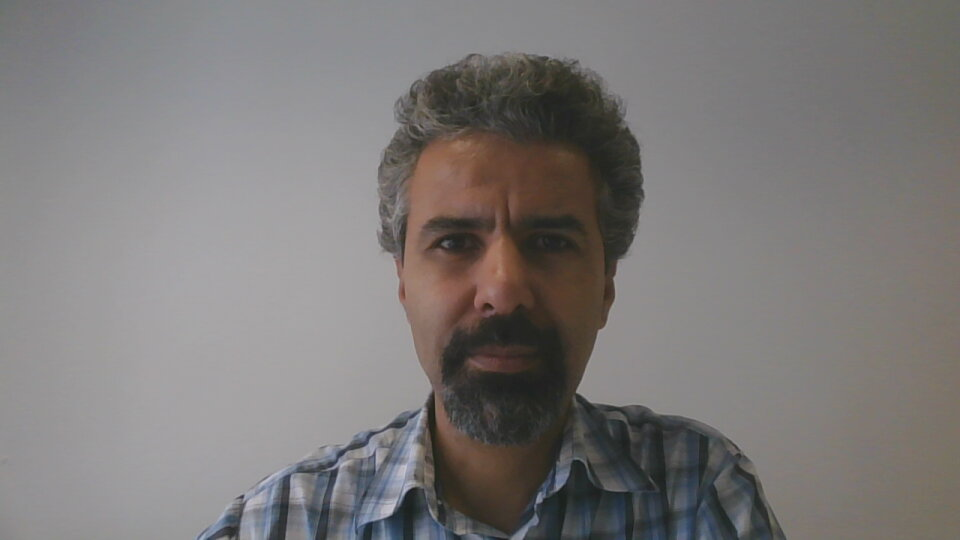
#> input picture notebooks/photo.jpg, 960 x 540 px, found by its file name
$ jupyter execute Ek2_NumpyHizliTekrar.ipynb   (shell and % lines are left out)
#> lines starting #> are read from the running program, lines starting #| are printed output that depends on the picture; after the words box and inside, x2 and y2 are one past the last pixel; in counts of white or black regions, pixels touching at a corner belong together
# Numpy Hızlı Tekrar

<a href="https://colab.research.google.com/drive/1agCWwlFuK9Xay1VQdIbsPrG59rIRcubd?usp=sharing" target="_parent"></a>

## Numpy Hızlı Tekrar

Bu defter numpy kütüphanesinin tanıtımını hedefler. [Numpy](https://docs.scipy.org/doc/numpy/genindex.html), dizi işlemleri için tercih edilen bir kütüphane olması sebebiyle sayısal sinyal işleme işlemlerinde sık kullanılır.

Numpy kütüphanesini aşağıdaki gibi yükleyebiliriz.

[cell 1]
import numpy as np

### Dizi tanımlama ve dizi temel özellikleri

Numpy kütüphanesinin temel veri sınıfı ndarray'dir. Örnekle başlayalım. Oluşturduğumuz dizilerin özellikleri incelemek için bir fonksiyon (ozellikleri_yazdir()) tanımlayıp kullanacağız.

Bir numpy dizisinin bir listeden ilk temel farkı elemanların türü açısından homojen olmasıdır; Listeye farklı türde (metin, bool, sayı,...) elemanlar yerleştirebilirken numpy dizisine sadece bir türde elemanlar yerleştiriyor olacağız. Diziyi tanımlarken numpy bizim için uygun türü seçecek (ihtiyaç duyduğumuzda (örneğin hafızayı daha verimli kullanmak istediğimizde) kendimiz de belirleyebiliriz).

[cell 2]
def ozellikleri_yazdir(x):
  print('dizi içeriği =\n', x, '\n')
  print('Dizi türü: ', type(x), ', .dtype = ',x.dtype, ', .ndim = ',x.ndim, ', .size = ', x.size)
  print('.shape = ',x.shape)
  print()
#-----------------

#Tek boyutlu dizi tanımlama
ornek_dizi = np.array([1, 2, 3, 4.5])
ozellikleri_yazdir(ornek_dizi)

Oluşturduğumuz dizinin içerisinde tam sayılar ve bir ondalık sayı bulunmaktaydı. Dizinin kullandığı veri türü için dtype =  float64 seçildi. Elemanlardan birisini metin olarak girmeyi deneyelim:

[cell 3]
ornek_dizi = np.array([1, 2, 3, 'test'])
ozellikleri_yazdir(ornek_dizi)

Tüm elemanların metin türüne dönüştürüldüğünü ve veri türünün karakter dizisi olarak seçildiğini görüyoruz. (dtype türleri için [bakınız](https://numpy.org/doc/stable/reference/arrays.dtypes.html)).

Kendimiz belirlemek istediğimizde alttaki örnekteki gibi sona dtype türünü tanımlayabiliriz.

[cell 4]
ornek_dizi = np.array([1, 2, 3, 4.0], dtype='uint8')
ozellikleri_yazdir(ornek_dizi)

np.array() fonksiyonu, bu örnekte gerekli dönüşümü yaparak elemanları uint8 türünde kaydetti. Sondaki gibi tür tercihini belirtmediğinizde veri türü float64 olarak seçilecek (tüm elemanlar ondalık sayıya dönüştürülecek) ve uint8'e göre hafızada 8 kat daha fazla yer tutan bir dizimiz olacaktır.

[cell 5]
ornek_dizi = np.array([1, 2, 3, 4.0])
ozellikleri_yazdir(ornek_dizi)

Kompleks sayılar içeren bir dizi oluşturmak istersek:

[cell 6]
ornek_dizi = np.array( [ [1,2], [3,4] ], dtype=complex )
ozellikleri_yazdir(ornek_dizi)

Hafızada kaplanan yerin problem olduğu noktaya gelinceye kadar bu detayları gözardı edelim ve tür seçme işini numpy'a bırakalım.

List varken neden numpy-array kullanalım? Birçok pratik neden var.  Nedenlerden birisi hız. Aşağıda, aynı işlemi (1'den 1 milyona kadar sayılar toplamı) liste kullanarak ve numpy-array kullanarak yapan kod örnekleri var.

*%timeit* işlemin aldığı ortalama süreyi hesaplamak için defalarca çalıştırıp, toplam süreyi tekrar çalıştırma sayısına bölerek elde ettiği ortalama süreyi ekrana yazdıracak. Liste kullanarak ve numpy-array kullanarak yapılan işlemler için harcanan süreleri karşılaştırınız.

[cell 7]
# Büyük bir list için toplama işlemi hızını kontrol edelim
test_list = list(range(1000000))
print('Liste kullanılarak harcanan süre:')
sum(test_list)

[cell 8]
# Büyük bir ndarray için toplama işlemi hızını kontrol edelim
test_nparray = np.array(test_list)
print('Numpy-dizisi kullanılarak harcanan süre:')
np.sum(test_nparray)

Aynı içerikli numpy-array ile toplama işleminin çok daha hızlı gerçekleştiğini görüyoruz.

#### Düzenli artan/azalan elemanlar içeren dizilerin oluşturulması

Birçok uygulamada bir sayıdan diğerine kadar artan değerleri içeren diziler oluşturmaya ihtiyaç duyarız. Örneğin 10 boyutlu bir kolleksiyonun öğelerine erişmek için endeksler dizisi oluşturmak isteyebilirsiniz. Alttaki gibi yapabilirsiniz:

[cell 9]
endeksler = np.arange(10)
endeksler

[numpy.arange() dökümantasyonunda](https://numpy.org/doc/stable/reference/generated/numpy.arange.html) görebileceğiniz gibi .arange() girdi olarak $[baslangıç] bitiş,[adım]$ bilgilerini alıyor. Köşeli parantez içerisindeki girdiler opsiyonel. Verilmedikleri durumda $baslangıç = 0$, $adım = 1$ kabul ediliyor. $Bitiş$ değeri diziye dahil edilmiyor. Örnekleri inceleyiniz.

[cell 10]
# 5-10 arası sayılar (bitiş hariç)
np.arange(5, 10)

[cell 11]
# 5-50 arası sayılar, 10'luk adımlarla
np.arange(5, 50, 10)

[cell 12]
# 30-20 arası sayılar, -1'luk adımlarla
np.arange(30, 20, -1)

### Çok boyutlu diziler

Yukarıdaki örneklerimiz tek boyutlu idi (özelleklier arasında $.ndim = 1$ olarak gösteriliyordu).

Çok boyutlu dizileri çok farklı şekillerde yaratabilirsiniz. Altta ilk örnekte tüm elemanlar girilerek, ikinci örnekte önce tek boyutlu bir dizi yaratılıp daha sonra reshape() fonksiyonu ile iki boyutlu diziye dönüştürülerek diziler oluşturuluyor.

[cell 13]
# İki boyutlu dizi oluşturma örnekleri
ornek_dizi1 = np.array([[1.0, 2, -1],[3, 4, -2]])
ozellikleri_yazdir(ornek_dizi1)

ornek_dizi2 = np.arange(15).reshape(3, 5)
ozellikleri_yazdir(ornek_dizi2)

$ndim$ (number of dimensions) özelliği 2 değerini aldı. $size$ eleman sayısını, $shape$ ise oluşturduğumuz matrisin boyutlarını taşıyor.

Elemanlara erişmek istediğimizde liste elemanlarına ulaşırken kullandığımız köşeli parantez içerisinde endeks kullanacağız. Önce tek boyutlu dizide örnek görelim:

[cell 14]
ornek_dizi = np.array([12, 24, 36])
# 1 endeksli elemanı (dizinin 2. elemanı) yazdıralım
print(ornek_dizi[1])

İki ve daha fazla boyutlu diziler *dizi-dizisi* olarak organize olmuşlardır ve temel öğe satırdır. Alttaki örneği inceleyiniz.

[cell 15]
a = np.array([[1, 2, 3], [4, 5, 6]])
print('a =\n', a, '\n')
print('ilk satır: a[0] = ', a[0])
print('ikinci satır: a[1] = ', a[1])
print('ikinci satır, birinci sütun: a[1, 0] = ', a[1, 0])

İterasyon ile iki boyutlu dizi öğelerine erişmek istediğinizde ilk iterasyonun $s$ değişkeni içerisine satırları döndüreceğini, daha sonra içteki döngüde satırdan tekil elemanların $d$ değişkeni içerisine kopyalandığını göreceksiniz.

[cell 16]
for s in a:
  print('s = ', s)
  for d in s:
    print('d = ', d)

### Boyut bilgisine erişim ve değiştirme

Zaman zaman dizilerin (örneğin bir fonksiyonun aldığı dizinin) boyutlarına erişmeye ihtiyaç duyacaksınız. Bazen de değiştirmeniz gerekecek. Örnek görelim.

[cell 17]
a = np.array([[15, 25, 35],[40, 50, 60]])
print(a)
print("Önceki boyut: a.shape = ", a.shape)

print('.reshape(3,2) işlemi sonrasında')
a = a.reshape(3,2)
print(a)
print('Sonraki boyut:', a.shape)

Çok boyutlu dizileri tek boyutluya indirme görece sık yapılan bir işlemdir, alttaki fonksiyonlardan birini kullanabilirsiniz.

[cell 18]
print(a.flatten('C')) # satıra göre
print(a.ravel()) # alternatif
print(a.flatten('F')) # sütuna göre

Makine öğrenmesi ve sinyal işlemede sıkça içi sıfırla, 1'le veya rasgele sayılarla dolu diziler oluşturmaya ihtiyaç duyarız. Örnekler görelim.

[cell 19]
# Sıfırla dolu dizi oluşturma
a = np.zeros((3,4));
a

[cell 20]
# Birlerle dolu, eleman türü int16 olan üç boyutlu dizi oluşturma
a = np.ones((2,3,4), dtype=np.int16)
a

[cell 21]
# Diyagonal matris oluşturma
d = np.eye(5)
d

[cell 22]
# Rasgele sayılar içeren dizi oluşturma
a = np.random.random((3,3))
a

### Numpy dizi işleme fonksiyonları

[cell 23]
# Min, max, mean, sum, ... gibi işlemleri dizinin üzerinden çağırarak
#  veya fonksiyon içerisine diziyi göndererek gerçekleştirebilirsiniz
print('Min: ',a.min(), ', Max: ',a.max(), ', Mean: ',a.mean())
print('Min: ',np.min(a), ', Max: ',np.max(a), ', Mean: ',np.mean(a))

[cell 24]
# Eksponansiyel ve kare kök alma örnekleri
print('np.exp(a) = ',np.exp(a),'\n')
print('np.sqrt(a) = ',np.sqrt(a))

## İçeriğe erişim (İng: [slicing](https://towardsdatascience.com/slicing-numpy-arrays-like-a-ninja-e4910670ceb0))

Aşağıdaki şekilde erişim örneklerini inceleyiniz ve alttaki uygulamayı yapınız.

Kaynak: https://www.geeksforgeeks.org/numpy-indexing/

**UYGULAMA**:

Alttaki dizide renklendirilerek işaretlenen verileri yazdırmak için gerekli kod satırlarını yazınız.

[cell 25]
# Uygulamayı bu dizi üzerinde yapınız
arr = np.arange(12).reshape(4,3)
print('dizi =\n', arr, '\n')

# Kodunuzu buraya yazınız

ÇÖZÜM:

[cell 26]
# [10 lines of commented-out code are left out]

Bazen dizi elemanlarına erişmek için kullanacağınız endeksleri başka bir dizi içerisinde tutmanız gerekecek. Örnek:

[cell 27]
# Endeks dizisi oluşturup kullanmak
dizi = np.array([10, 20, 30, 40, 50])
endeksler = np.array([0, 2, 3])
print('Dizi: ', dizi)
print('Endeksler: ', endeksler)
print('Endeks dizisini kullanarak seçilmiş veri: dizi[endeksler] = ',dizi[endeksler])

Dizi birleştirme işlemlerine de ihtiyaç duyacağız. Matrisleri yanyana veya altalta koymamız gerektiği durumlar olacak. Örnekleri inceleyiniz.

[cell 28]
# Örneklerimiz için rasgele değerler içeren iki adet 2x2 matris kullanalım
a = np.floor(10*np.random.random((2,2)))
b = np.floor(10*np.random.random((2,2)))
print('a =\n', a,'\n')
print('b =\n',b)

[cell 29]
# Dikey birleştirme (İng: vertical stack), altalta koyar
np.vstack((a, b))

[cell 30]
# Yatay birleştirme (İng: horizontal stack), yanyan koyar
np.hstack((a, b))

### Boolean dizi endeksleri kullanmak

Sayıları kullandığımız gibi boolean değerleri de $True => dahil et$ , $False => hariç bırak$ anlamını taşıyacak şekilde kullanabiliriz. Örneği inceleyiniz.

[cell 31]
ornek_dizi = np.array([1, 3, 5, 7])
ornek_dizi[np.array([True, False, True, False])] # ['dahil et', 'hariç bırak, 'dahil et', 'hariç bırak]

[ ] arasına yazılmış olan diziye 'boolean index' dizisi adı veriliyor. Ayrıca tanımlayıp kullanabilirdik:

[cell 32]
bool_endeks = np.array([True, False, True, False])
ornek_dizi[bool_endeks]

Peki nerede işimize yarayacak? Belirli kurallar kullanarak verilere erişmek istediğimizde. Örneğin üstteki diziden, dizideki 4'ten büyük değerleri içeren yeni bir dizi oluşturmak istediğinizi düşünün.

[cell 33]
bool_endeks = ornek_dizi > 4
bool_endeks

[cell 34]
secilmis_dizi = ornek_dizi[bool_endeks]
secilmis_dizi

Doğrudan da (ayrıca bir boolean endeks dizisi tanımlamadan ama kullanarak) yazabilirdik

[cell 35]
secilmis_dizi = ornek_dizi[ornek_dizi > 4] # örnek dizinin içerisinde 4'ten büyük olanları al
secilmis_dizi

**Boolean diziler arasında mantık işlemleri:**

Birden fazla kural kullanarak seçme yapmak istediğimizde boolean-endeks dizilerini mantık işlemleriyle birleştirmemiz gerekir.

$and, or, not$ tekil True-False değerleriyle işlem yapar. 'bitwise' işlemler için kullanılan operatörler ise şunlardır: $&(and), |(or), ~ (not)$

[cell 36]
# Önce operatörün işletilmesine örek görelim: iki boolean dizi arasında 've' işlemi yapılması
np.array([True, False, True]) & np.array([False, True, True])

Şimdi diziden örnek seçme örneği görelim. Dizin elemanlarının 5 ile 10 arasında olanlarını almak istediğimizi düşünelim.

[cell 37]
dizi = np.array([1, 3, 5, 7, 9, 11, 13, 15])
dizi[(dizi >= 5) & (dizi <= 10)]

Bu seçilenlerin endekslerinin hangileri olduğuna erişmek isteyebiliriz

[cell 38]
np.nonzero((dizi >= 5) & (dizi <= 10)) # True olan yerleri/endeksleri yazdırır

Başka bir örnek:

[cell 39]
a = np.array([10,2,30,4,5])
b = np.array([1,20,3,40,5])

# a'nın b'den büyük olduğu değerlerin endeksleri
np.nonzero(a>b)

Bir boolean dizisinde bütün değerler doğru mu veya en az bir değer doğru var mı kontrol edebiliriz: .any(), .all()

[cell 40]
x = np.array([True, True, True, True])
y = np.array([True, True, True, False])
z = np.array([False, False, False, False])

[cell 41]
print('x.any() = ',x.any(),', y.any() = ',y.any(),', z.any() = ',z.any())
print('x.all() = ',x.all(),', y.all() = ',y.all(),', z.all() = ',z.all())

Buna ihtiyaç duyduğumuz nokta: örneğin bize verilen bir büyük tabloda NaN değerleri bulunup bulunmadığını kontrol etmek istiyoruz. np.isnan fonksiyonu ile her elemanın nan olup olmadığını değer olarak içeren bir dizi oluşturup daha sonra 'içinde en az bir True var  mı?' işlemini yapabiliriz:

[cell 42]
dizi = np.array([[1,2,3],[4,np.nan,6]])
nan_karar_dizisi = np.isnan(dizi)
print('Karar dizisi:\n', nan_karar_dizisi, '\n')
print('içinde en az bir nan değer var mı?:', nan_karar_dizisi.any())

### Numpy dizileri arasında matematik işlemleri

Aşağıda temel işlemler örneklendirilmiştir. Örnekleri inceleyiniz.

[cell 43]
a = np.array([[1, 2, 3], [3, 4, 5], [5, 6, 7]])
b = np.array([[1, 0, 0], [0, 1, 0], [0, 0, 1]])
print('a =\n', a, '\n')
print('b =\n', b, '\n')

[cell 44]
print('a + b =\n', a + b)

[cell 45]
print('b / a =\n', b / a)

[cell 46]
print('a * b =\n', a * b) # eleman elemana çarpım

Matris/vektör işlemleri

[cell 47]
print('a.dot(b) =\n', a.dot(b))

Lineer cebir işlemleri için bakınız:

https://docs.scipy.org/doc/numpy/reference/routines.linalg.html

### Farklı boyutlu diziler arası işlemler (İng: broadcasting)

Boyutu farklı diziler arasında işlemleri yapmaya da ihtiyaç duyacağız. Örnekleri inceleyiniz:

[cell 48]
a + 100 # 2 boyutlu bir diziye sayı ekle -> 'broadcast'

[cell 49]
a + np.array([10,100,1000]) # satır ekle -> 'broadcast'

[cell 50]
a + np.array([[10],[100],[1000]]) # sütun ekle -> 'broadcast'

[cell 51]
# Diyezi kaldırıp kodu deneyebilirsiniz
# a + np.array([10,100]) # boyut tekrarlanabilir olmadığında hata alacağız

Dizi işlemlerine dair kaynakça için [bakınız](https://docs.scipy.org/doc/numpy/reference/routines.html#routines).

**UYGULAMA:**

Aşağıdaki hücre 0.1 saniye süren 50 Hz'lik bir sinüs dalgasını 5kHz örnekleme frekansında oluşturuyor ve ilk 10 örneği ekrana yazdırıyor.

[cell 52]
import math
t = np.arange(0, 0.1, 1/5000) # t, 0-1 saniye arası 1/5000 adımlarla zaman değerlerini içeriyor
dalga = np.sin(2 * math.pi * 50 * t) # dalga dizisi içerisine sinyalimizin değerleri yerleştiriliyor
print('ilk 10 ornek: ', dalga[:10])

$dalga$ dizisindeki değerleri $t$ dizisindeki değerlere göre 2 boyutlu (zaman-değer) uzayda çizdirelim.

[cell 53]
import matplotlib.pyplot as plt
plt.plot(t, dalga, '.')
plt.grid();plt.xlabel('Zaman (saniye)');plt.ylabel('Genlik');
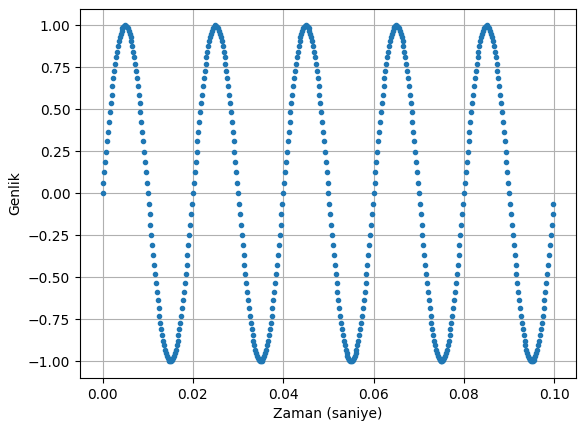
#> figure drawn by matplotlib, 1 panel; curve peaks at x = 0.005, y = 1

**UYGULAMA:**

Sinyalin negatif olan değerlerini sıfıra eşleyip (İng: half wave rectification) tekrar çizdiren kod parçası yazınız.

[cell 54]
# kodunuzu buraya yazınız

CEVAP:

[cell 55]
#@title
dalga[dalga < 0] = 0
plt.plot(t, dalga, '.')
plt.grid();plt.xlabel('Zaman (saniye)');plt.ylabel('Genlik');
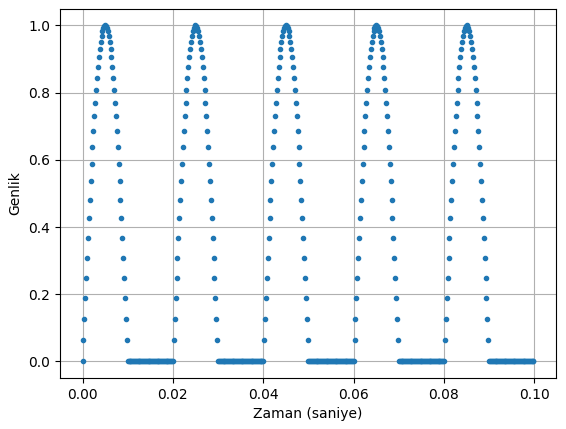
#> figure drawn by matplotlib, 1 panel; curve peaks at x = 0.005, y = 1

**UYGULAMA:**

Aşağıda bir görüntü dosyasının okunup çizdirilmesiyle ilgili örnekler verilmiştir. Aralarda tanımlı küçük hedefleri gerçekleştiren kodları yazınız.

Matplotlib kütüphanesi ile görüntü çizdirme için hızlı yardım için [bakınız](https://matplotlib.org/stable/tutorials/introductory/images.html#sphx-glr-tutorials-introductory-images-py).

Renkli bir görüntüyü dosyadan okuyup griye dönüştüreceğiz. Bu, bize iki boyutlu bir görüntü üzerinde çalışma imkanı verecek.

[cell 56]
import numpy as np
import cv2
from matplotlib import pyplot as plt
import requests

# Resim dosyasının indirilmesi
link = 'https://github.com/barisbozkurt/dataDumpForCourses/raw/master/photo.jpg'
r = requests.get(link, allow_redirects=True)
open('photo.jpg', 'wb').write(r.content)

# CV2 küyüphanesi ile görüntü okuma, renk dönüştürme işlemleri
goruntu_piksel_matrisi_renkli = cv2.imread('photo.jpg') # Görüntüyü dosyadan okuma
#> goruntu_piksel_matrisi_renkli is the input picture: shape (540, 960, 3); mean B, G, R 120, 121.1, 124.3

# Renkli görüntüyü griye dönüştürme. Bunu her piksel için tek sayı ile temsil
#  elde edip uygulamamızı kolaylaştırmak için yapıyoruz
goruntu_piksel_matrisi_gri = cv2.cvtColor(goruntu_piksel_matrisi_renkli, cv2.COLOR_BGR2GRAY)
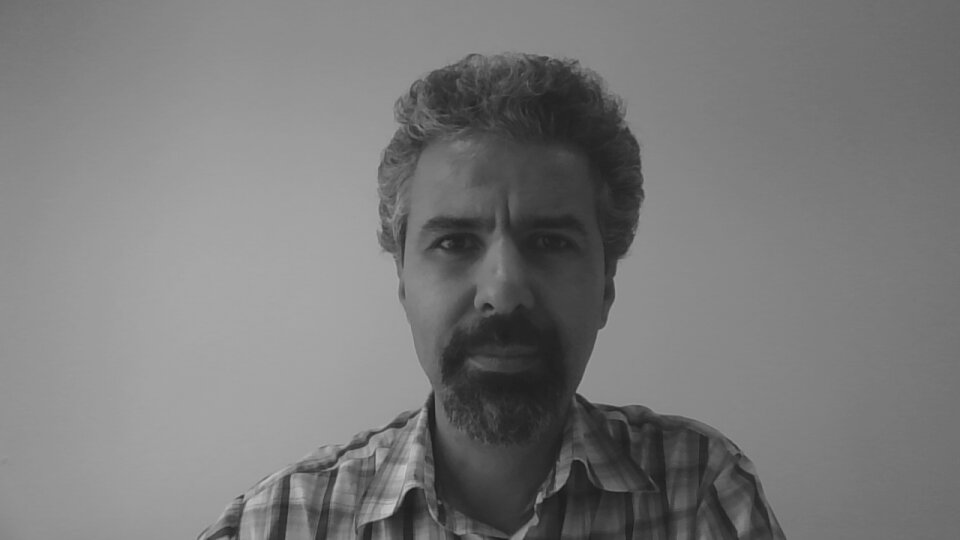
#> goruntu_piksel_matrisi_gri: shape (540, 960); min 25, max 201, mean 121.9

# Görüntüyü çizdirme (çizdirebilmek için gri-görüntüyü tekrar geri dönüştürmemiz gerekti)
plt.imshow(cv2.cvtColor(goruntu_piksel_matrisi_gri, cv2.COLOR_GRAY2RGB))
plt.title('Orjinal');

Görüntümüz bir numpy-array içerisinde. Boyut bilgileri bize satır ve sütun sayısını verecektir

[cell 57]
# Görüntünün boyutları
satirSayisi, sutunSayisi = goruntu_piksel_matrisi_gri.shape
#> satirSayisi = 540; sutunSayisi = 960
print("Satır sayısı: ", satirSayisi)
#| Satır sayısı:  540
print("Sutun sayısı: ", sutunSayisi)
#| Sutun sayısı:  960

Uygulama 1 ) Görüntünün sol üst dörtte birlik bölümünü çizdiren bir kod parçası yazınız

[cell 58]
# kodunuzu buraya yazınız

ÇÖZÜM:

[cell 59]
#@title
# Görüntünün ilk çeyreğini gösteren bir kod satırı yazınız
plt.imshow(cv2.cvtColor(goruntu_piksel_matrisi_gri[:satirSayisi//2,:sutunSayisi//2], cv2.COLOR_GRAY2RGB));
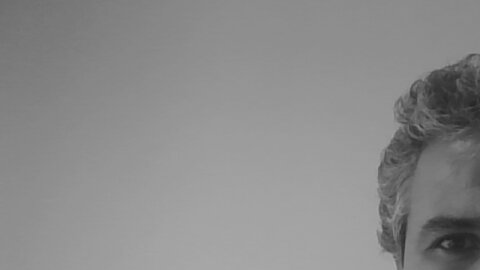
#> shown: shape (270, 480, 3); min 34, max 167, mean 138.7

Görüntümüze biraz gürültü ekleyelim. 100 pixel'de rastgele seçilmiş bir tanesini 0 (koyu siyah) yaparak gürültü ekleyebiliriz

[cell 60]
#Gürültü ekleme: her 100 pixel'den birisini 0'a eşleyerek görüntümüzü bozalım
for i in range(satirSayisi):
  for j in range(sutunSayisi):
    if(np.random.random() < 0.01):
      goruntu_piksel_matrisi_gri[i,j]=0
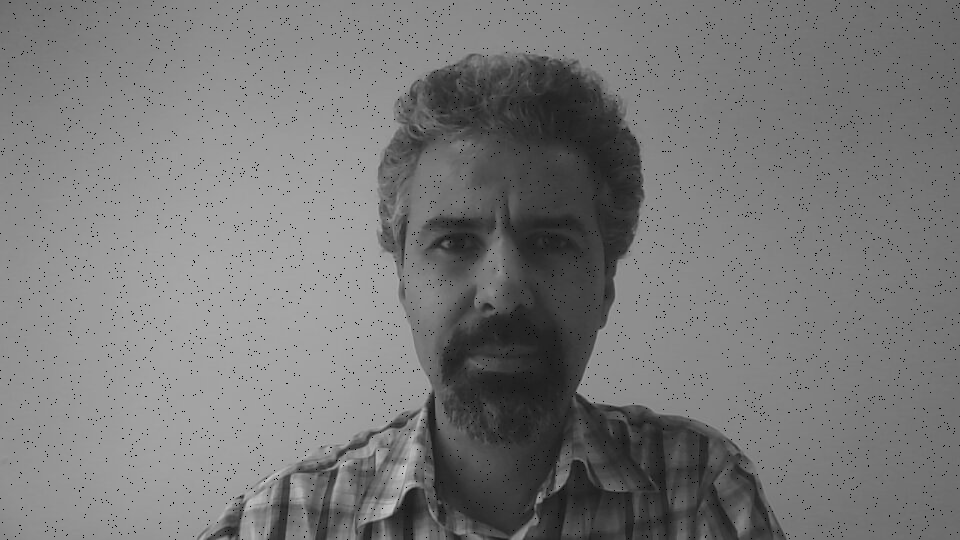
#> goruntu_piksel_matrisi_gri: shape (540, 960); 1.01% of pixels changed, all inside (x1, y1, x2, y2) = (0, 0, 960, 540)

#Gürültülü görüntüyü çizdirelim
plt.imshow(cv2.cvtColor(goruntu_piksel_matrisi_gri, cv2.COLOR_GRAY2RGB))
plt.title('Gürültü eklenmiş görüntü');

Uygulama - 2) Gürültüyü median filtre ile kaldıran bir kod parçası yazınız. Bunun için yapmanız gereken; her piksel için, piksel değerini ve çevresindeki değerleri taşıyan bir dizinin medyan değerini bulup, bunu yeni piksel değeri olarak atamak.

Örnek: Aşağıdaki örnekte hedef, merkezdeki 70 değerini taşıyan pikselin değerini değiştirmek. Önce pikselin kendisi ve çevresindeki tüm değerlerle beraber bir dizi oluşturuluyor. Daha sonra dizideki değerlerin sıraya dizilmesi ve ortadaki değerin alınmasıyla medyan değerine erişiliyor ve bu değer merkezdeki pikselin yeni değeri olarak atanıyor (sıraya dizme ve ortanca bulma işlemini np.median() ile gerçekleştirebilirsiniz). Bu işlem, çok düşük veya çok yüksek değerlerin yerine daha orta düzey değerler yerleştirilerek görüntünün uç değerlerden filtrelenmesini sağlayacaktır.

Bu işlemi görüntünün sınır pikselleri hariç tüm pikselleri için yapan bir kod parçası yazınız.

[cell 61]
# kodunuzu buraya yazınız

ÇÖZÜM:

[cell 62]
#@title
filtrelenmis_matris = goruntu_piksel_matrisi_gri.copy() # önce kopyasını oluşturalım
for i in range(1, satirSayisi-1): # sınır değerleri dışarıda bırakacak şekilde endeks seçiyoruz
  for j in range(1, sutunSayisi-1):
    # i,j konumundaki piksel merkezde kalacak şekilde 3x3 matris oluşturma
    merkez_ve_cevresi = goruntu_piksel_matrisi_gri[i-1:i+2, j-1:j+2]
    # alınan küçük matrisin medyan değerinin i,j konumuna yerleştirilmesi
    filtrelenmis_matris[i,j] = np.median(merkez_ve_cevresi)
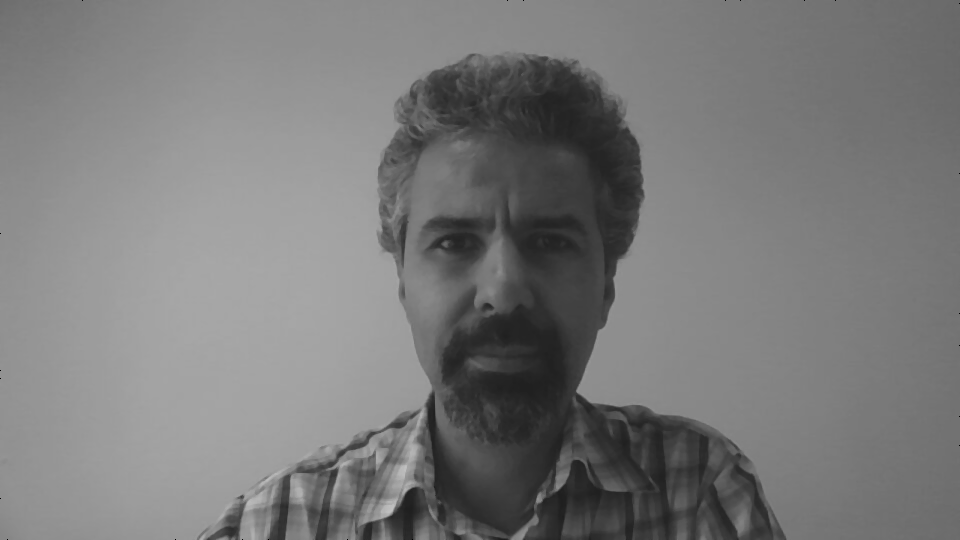
#> filtrelenmis_matris: shape (540, 960); 18.5% of pixels changed, all inside (x1, y1, x2, y2) = (1, 1, 959, 539)

# Çizdirme
plt.imshow(cv2.cvtColor(filtrelenmis_matris, cv2.COLOR_GRAY2RGB))
plt.title('Filtrelenmiş görüntü');
